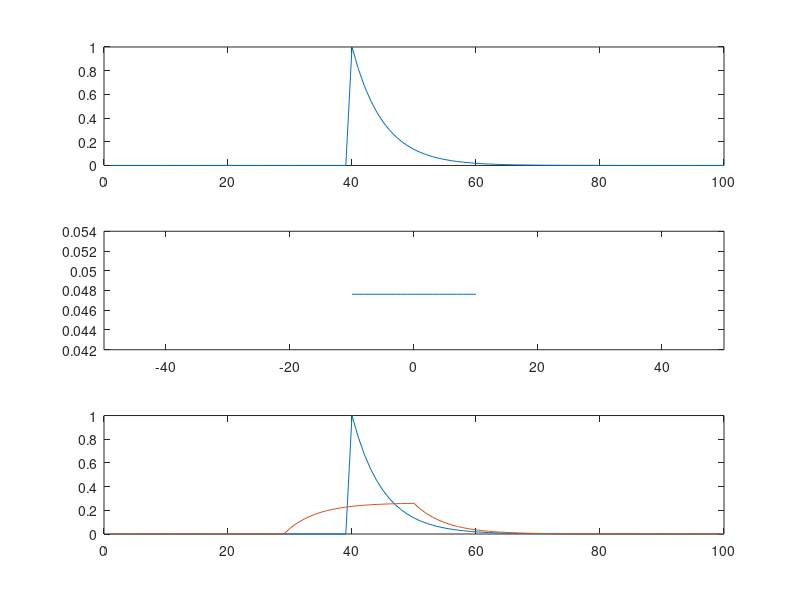
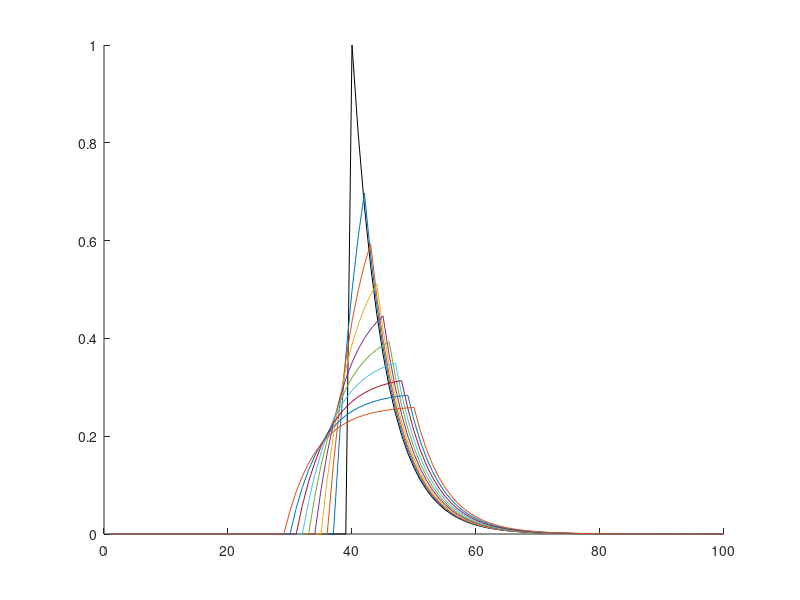

Source code (MATLAB) for these figures, in order: (Note: this script raises an error after producing the figures.)
%% Constants and given values: all lengths are in [mm].

clear;

% sample x and make f(x)
x = 1:100;  % sampled x [0 100]
f = exp(-0.2*(x-40));  
f(x<40) = 0;


%% Make the kernel and conduct convolution

% kernel g(x)
x1 = -10:10;  % x for g
g = ones(size(x1));
g = g/sum(g);  % normalize g 

% convolution
fConv = conv(f,g,'same');

% plot
figure;
subplot(311);  plot(x,f);  xlim([0 100]);
subplot(312);  plot(x1,g);  xlim([-50 50]);
subplot(313);  plot(x,[f',fConv']);  xlim([0 100]);


%% Change the kernel size

kerSize = (4:2:20);  % many kernel sizes: better to be even numbers to make g(x) symmetric
nk = length(kerSize);

figure;
line(x,f,'color','k');  % the original f(x) in black
clr = lines(nk);  % different color for different kerSize result
for ik=1:nk
    kerSize1 = kerSize(ik);
    
    x1 = -kerSize1/2:kerSize1/2;
    g = ones(size(x1));
    g = g/sum(g);
    
    fConv = conv(f,g,'same');
    line(x,fConv,'color',clr(ik,:));
end
legend(cat(2,{'raw'},compose('%g',kerSize)));
    



%% Exponential decay f

f = exp(-(x-4));
f(x<4) = 0;

figure;
plot(x,f);


%% Make z and RTMs

% sample z
dz = 1;  % step size in z; arbitrarily chosen
zEnd = 100;  % the z position at which our calculation will stop
z = zSam:dz:zEnd;  % array of z positions
nz = length(z);  % length of the array

